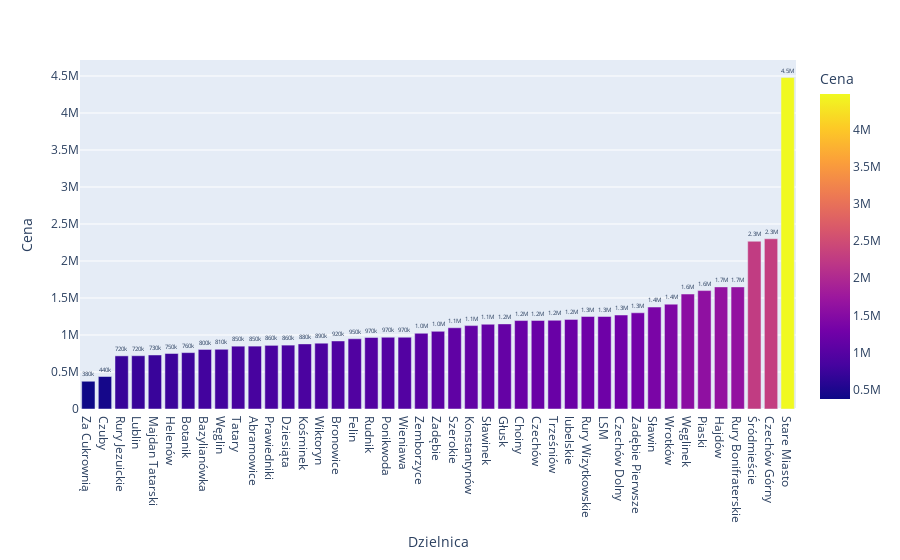

Source (notebook cell):
### Code cell
df = data.groupby('Dzielnica').mean().reset_index()

df = df.sort_values(by=['Cena'])
fig = px.bar(df, x='Dzielnica', y='Cena', text='Cena', color='Cena')
fig.update_traces(texttemplate='%{text:.2s}', textposition='outside')
fig.update_layout(showlegend=False,)

fig.show()

### Figure 1 — Plotly figure (JSON) as saved in the notebook; plotly's stock layout.template omitted (floating-point values rounded to 4 significant figures)
{"data": [{"alignmentgroup": "True", "hovertemplate": "Dzielnica=%{x}<br>Cena=%{marker.color}<extra></extra>", "legendgroup": "", "marker": {"color": [375000, 439000, 718000, 720000, 730000, 750000, 762000, 804750, 807000, 849000, 849800, 860000, 863300.0, 879800.0, 890000, 919700.0, 949000, 966300.0, 969800.0, 970000, 1023000.0, 1049500, 1098000.0, 1127000.0, 1145000.0, 1150000, 1195000.0, 1196750, 1199000, 1211000.0, 1250000, 1250000, 1270000, 1300000, 1378000.0, 1417000.0, 1554000.0, 1600000, 1650000, 1650000, 2266700, 2300000, 4480000], "coloraxis": "coloraxis", "pattern": {"shape": ""}}, "name": "", "offsetgroup": "", "orientation": "v", "showlegend": false, "text": [375000, 439000, 718000, 720000, 730000, 750000, 762000, 804750, 807000, 849000, 849800, 860000, 863300.0, 879800.0, 890000, 919700.0, 949000, 966300.0, 969800.0, 970000, 1023000.0, 1049500, 1098000.0, 1127000.0, 1145000.0, 1150000, 1195000.0, 1196750, 1199000, 1211000.0, 1250000, 1250000, 1270000, 1300000, 1378000.0, 1417000.0, 1554000.0, 1600000, 1650000, 1650000, 2266700, 2300000, 4480000], "textposition": "outside", "texttemplate": "%{text:.2s}", "type": "bar", "x": ["Za Cukrownią", "Czuby", "Rury Jezuickie", "Lublin", "Majdan Tatarski", "Helenów", "Botanik", "Bazylianówka", "Węglin", "Tatary", "Abramowice", "Prawiedniki", "Dziesiąta", "Kośminek", "Wiktoryn", "Bronowice", "Felin", "Rudnik", "Ponikwoda", "Wieniawa", "Zemborzyce", "Zadębie", "Szerokie", "Konstantynów", "Sławinek", "Głusk", "Choiny", "Czechów", "Trześniów", "lubelskie", "Rury Wizytkowskie", "LSM", "Czechów Dolny", "Zadębie Pierwsze", "Sławin", "Wrotków", "Węglinek", "Piaski", "Hajdów", "Rury Bonifraterskie", "Śródmieście", "Czechów Górny", "Stare Miasto"], "xaxis": "x", "y": [375000, 439000, 718000, 720000, 730000, 750000, 762000, 804750, 807000, 849000, 849800, 860000, 863300.0, 879800.0, 890000, 919700.0, 949000, 966300.0, 969800.0, 970000, 1023000.0, 1049500, 1098000.0, 1127000.0, 1145000.0, 1150000, 1195000.0, 1196750, 1199000, 1211000.0, 1250000, 1250000, 1270000, 1300000, 1378000.0, 1417000.0, 1554000.0, 1600000, 1650000, 1650000, 2266700, 2300000, 4480000], "yaxis": "y"}], "layout": {"barmode": "relative", "coloraxis": {"colorbar": {"title": {"text": "Cena"}}, "colorscale": [[0, "#0d0887"], [0.1111, "#46039f"], [0.2222, "#7201a8"], [0.3333, "#9c179e"], [0.4444, "#bd3786"], [0.5556, "#d8576b"], [0.6667, "#ed7953"], [0.7778, "#fb9f3a"], [0.8889, "#fdca26"], [1, "#f0f921"]]}, "legend": {"tracegroupgap": 0}, "margin": {"t": 60}, "showlegend": false, "xaxis": {"anchor": "y", "domain": [0, 1], "title": {"text": "Dzielnica"}}, "yaxis": {"anchor": "x", "domain": [0, 1], "title": {"text": "Cena"}}}}
